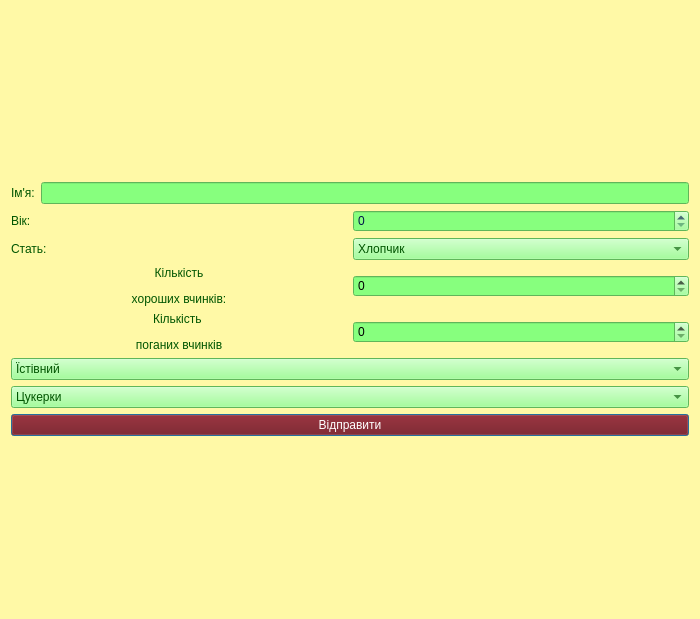
<?xml version="1.0" encoding="UTF-8"?>
<ui version="4.0">
 <class>Window2</class>
 <widget class="QDialog" name="Window2">
  <property name="geometry">
   <rect>
    <x>0</x>
    <y>0</y>
    <width>700</width>
    <height>619</height>
   </rect>
  </property>
  <property name="windowTitle">
   <string>Додати повідомлення</string>
  </property>
  <property name="styleSheet">
   <string notr="true">background-color: rgb(186, 178, 137);

background-color: rgb(255, 249, 166);</string>
  </property>
  <layout class="QVBoxLayout" name="verticalLayout_2">
   <item>
    <layout class="QVBoxLayout" name="verticalLayout">
     <item>
      <layout class="QHBoxLayout" name="horizontalLayout">
       <item>
        <widget class="QLabel" name="label_2">
         <property name="styleSheet">
          <string notr="true">font: 700 14pt &quot;Consolas&quot;;
color: rgb(0, 85, 0);

</string>
         </property>
         <property name="text">
          <string>Ім'я:</string>
         </property>
        </widget>
       </item>
       <item>
        <widget class="QLineEdit" name="lineEdit">
         <property name="styleSheet">
          <string notr="true">background-color: rgb(135, 255, 126);
</string>
         </property>
        </widget>
       </item>
      </layout>
     </item>
     <item>
      <layout class="QHBoxLayout" name="horizontalLayout_2">
       <item>
        <widget class="QLabel" name="label">
         <property name="styleSheet">
          <string notr="true">font: 700 14pt &quot;Consolas&quot;;color: rgb(0, 85, 0);
</string>
         </property>
         <property name="text">
          <string>Вік:</string>
         </property>
        </widget>
       </item>
       <item>
        <widget class="QSpinBox" name="spinBox">
         <property name="styleSheet">
          <string notr="true">font: 700 9pt &quot;Consolas&quot;;
color: rgb(0, 22, 74);
background-color: rgb(135, 255, 126);</string>
         </property>
        </widget>
       </item>
      </layout>
     </item>
     <item>
      <layout class="QHBoxLayout" name="horizontalLayout_3">
       <item>
        <widget class="QLabel" name="label_3">
         <property name="styleSheet">
          <string notr="true">font: 700 14pt &quot;Consolas&quot;;
color: rgb(0, 85, 0);
</string>
         </property>
         <property name="text">
          <string>Стать:</string>
         </property>
        </widget>
       </item>
       <item>
        <widget class="QComboBox" name="comboBox_2">
         <property name="styleSheet">
          <string notr="true">font: 700 9pt &quot;Consolas&quot;;
color: rgb(0, 85, 0);
background-color: rgb(135, 255, 126);</string>
         </property>
         <item>
          <property name="text">
           <string>Хлопчик</string>
          </property>
         </item>
         <item>
          <property name="text">
           <string>Дівчинка</string>
          </property>
         </item>
        </widget>
       </item>
      </layout>
     </item>
     <item>
      <layout class="QHBoxLayout" name="horizontalLayout_4">
       <item>
        <widget class="QLabel" name="label_5">
         <property name="styleSheet">
          <string notr="true">font: 700 14pt &quot;Consolas&quot;;
color: rgb(0, 85, 0);
</string>
         </property>
         <property name="text">
          <string>&lt;html&gt;&lt;head/&gt;&lt;body&gt;&lt;p align=&quot;center&quot;&gt;Кількість&lt;/p&gt;&lt;p align=&quot;center&quot;&gt; хороших вчинків:&lt;/p&gt;&lt;/body&gt;&lt;/html&gt;</string>
         </property>
        </widget>
       </item>
       <item>
        <widget class="QSpinBox" name="spinBox_2">
         <property name="styleSheet">
          <string notr="true">background-color: rgb(135, 255, 126);</string>
         </property>
        </widget>
       </item>
      </layout>
     </item>
     <item>
      <layout class="QHBoxLayout" name="horizontalLayout_5">
       <item>
        <widget class="QLabel" name="label_4">
         <property name="styleSheet">
          <string notr="true">font: 700 14pt &quot;Consolas&quot;;
color: rgb(0, 85, 0);
</string>
         </property>
         <property name="text">
          <string>&lt;html&gt;&lt;head/&gt;&lt;body&gt;&lt;p align=&quot;center&quot;&gt;Кількість &lt;/p&gt;&lt;p align=&quot;center&quot;&gt;поганих вчинків&lt;/p&gt;&lt;/body&gt;&lt;/html&gt;</string>
         </property>
        </widget>
       </item>
       <item>
        <widget class="QSpinBox" name="spinBox_3">
         <property name="styleSheet">
          <string notr="true">background-color: rgb(135, 255, 126);</string>
         </property>
        </widget>
       </item>
      </layout>
     </item>
     <item>
      <widget class="QComboBox" name="comboBox">
       <property name="styleSheet">
        <string notr="true">font: 700 9pt &quot;Consolas&quot;;
color: rgb(0, 85, 0);

background-color: rgb(135, 255, 126);</string>
       </property>
       <item>
        <property name="text">
         <string>Їстівний</string>
        </property>
       </item>
       <item>
        <property name="text">
         <string>Неїстівний</string>
        </property>
       </item>
      </widget>
     </item>
     <item>
      <widget class="QComboBox" name="comboBox_3">
       <property name="styleSheet">
        <string notr="true">font: 700 9pt &quot;Consolas&quot;;
color: rgb(0, 85, 0);

background-color: rgb(135, 255, 126);</string>
       </property>
       <item>
        <property name="text">
         <string>Цукерки</string>
        </property>
       </item>
       <item>
        <property name="text">
         <string>Печиво</string>
        </property>
       </item>
       <item>
        <property name="text">
         <string>Шоколад</string>
        </property>
       </item>
      </widget>
     </item>
     <item>
      <widget class="QPushButton" name="pushButton">
       <property name="styleSheet">
        <string notr="true">color: rgb(255, 255, 255);
background-color: rgb(115, 0, 2);
font: 15pt &quot;Consolas&quot;;</string>
       </property>
       <property name="text">
        <string>Відправити</string>
       </property>
      </widget>
     </item>
    </layout>
   </item>
  </layout>
 </widget>
 <resources/>
 <connections/>
</ui>
